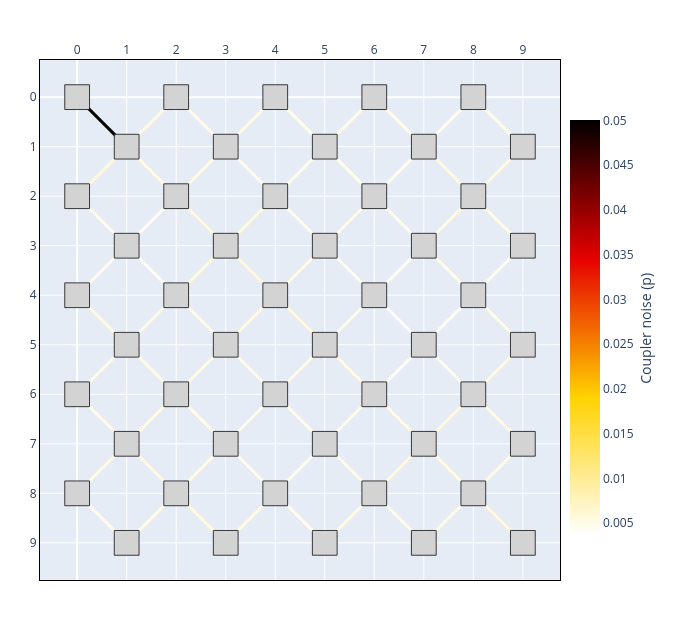

Notebook cell for this chart:
### Markdown cell above
`coupler_heatmap_style` makes the edges the subject rather than the context, greying the
qubits behind them. Below, the single defective coupler introduced above stands out
against a lattice whose edges are otherwise all near the 0.005 mean — the failure mode
that a purely per-qubit view cannot express at all.

The same conditionality governs the interactive bundle: `chip.show(interactive=True)`
gains its coupler entries — **“Coupler Noise”** here, and **“Qubit + Coupler”** introduced
below — only when the couplers are independent, so the dropdown never offers a view that
merely restates another.

### Code cell
chip.show(style=coupler_heatmap_style(chip))

### Figure 1 — Plotly figure (JSON) as saved in the notebook; plotly's stock layout.template omitted (floating-point values rounded to 4 significant figures; data arrays with more than 128 entries replaced by an {"elided": "..."} marker saying what was removed)
{"data": [{"hoverinfo": "text", "hovertext": {"elided": "131 str values"}, "marker": {"cmax": 0.05, "cmin": 0.003515, "color": {"elided": "131 mixed values"}, "colorbar": {"len": 0.8387, "title": {"side": "right", "text": "Coupler noise (p)"}, "x": 0.8387, "xanchor": "left", "y": 0.4839, "yanchor": "middle"}, "colorscale": [[0, "rgb(255,255,255)"], [0.3333, "rgb(255,210,0)"], [0.6667, "rgb(230,0,0)"], [1, "rgb(0,0,0)"]], "opacity": 0, "showscale": true, "size": 20}, "mode": "markers", "name": "qubits", "type": "scattergl", "x": {"elided": "131 float values"}, "y": {"elided": "131 float values"}}], "layout": {"height": 620, "margin": {"b": 40, "l": 40, "r": 40, "t": 60}, "shapes": [{"layer": "above", "line": {"color": "rgb(0, 0, 0)", "width": 3}, "opacity": 1, "type": "line", "x0": 0, "x1": 1, "y0": 0, "y1": 1}, {"layer": "above", "line": {"color": "rgb(255, 249, 219)", "width": 3}, "opacity": 1, "type": "line", "x0": 0, "x1": 1, "y0": 2, "y1": 1}, {"layer": "above", "line": {"color": "rgb(255, 252, 237)", "width": 3}, "opacity": 1, "type": "line", "x0": 0, "x1": 1, "y0": 2, "y1": 3}, {"layer": "above", "line": {"color": "rgb(255, 252, 239)", "width": 3}, "opacity": 1, "type": "line", "x0": 0, "x1": 1, "y0": 4, "y1": 3}, {"layer": "above", "line": {"color": "rgb(255, 249, 222)", "width": 3}, "opacity": 1, "type": "line", "x0": 0, "x1": 1, "y0": 4, "y1": 5}, {"layer": "above", "line": {"color": "rgb(255, 251, 230)", "width": 3}, "opacity": 1, "type": "line", "x0": 0, "x1": 1, "y0": 6, "y1": 5}, {"layer": "above", "line": {"color": "rgb(255, 251, 230)", "width": 3}, "opacity": 1, "type": "line", "x0": 0, "x1": 1, "y0": 6, "y1": 7}, {"layer": "above", "line": {"color": "rgb(255, 250, 229)", "width": 3}, "opacity": 1, "type": "line", "x0": 0, "x1": 1, "y0": 8, "y1": 7}, {"layer": "above", "line": {"color": "rgb(255, 251, 234)", "width": 3}, "opacity": 1, "type": "line", "x0": 0, "x1": 1, "y0": 8, "y1": 9}, {"layer": "above", "line": {"color": "rgb(255, 250, 227)", "width": 3}, "opacity": 1, "type": "line", "x0": 1, "x1": 2, "y0": 1, "y1": 0}, {"layer": "above", "line": {"color": "rgb(255, 250, 228)", "width": 3}, "opacity": 1, "type": "line", "x0": 1, "x1": 2, "y0": 1, "y1": 2}, {"layer": "above", "line": {"color": "rgb(255, 253, 246)", "width": 3}, "opacity": 1, "type": "line", "x0": 1, "x1": 2, "y0": 3, "y1": 2}, {"layer": "above", "line": {"color": "rgb(255, 253, 246)", "width": 3}, "opacity": 1, "type": "line", "x0": 1, "x1": 2, "y0": 3, "y1": 4}, {"layer": "above", "line": {"color": "rgb(255, 250, 229)", "width": 3}, "opacity": 1, "type": "line", "x0": 1, "x1": 2, "y0": 5, "y1": 4}, {"layer": "above", "line": {"color": "rgb(255, 250, 227)", "width": 3}, "opacity": 1, "type": "line", "x0": 1, "x1": 2, "y0": 5, "y1": 6}, {"layer": "above", "line": {"color": "rgb(255, 250, 227)", "width": 3}, "opacity": 1, "type": "line", "x0": 1, "x1": 2, "y0": 7, "y1": 6}, {"layer": "above", "line": {"color": "rgb(255, 250, 226)", "width": 3}, "opacity": 1, "type": "line", "x0": 1, "x1": 2, "y0": 7, "y1": 8}, {"layer": "above", "line": {"color": "rgb(255, 251, 231)", "width": 3}, "opacity": 1, "type": "line", "x0": 1, "x1": 2, "y0": 9, "y1": 8}, {"layer": "above", "line": {"color": "rgb(255, 251, 232)", "width": 3}, "opacity": 1, "type": "line", "x0": 2, "x1": 3, "y0": 0, "y1": 1}, {"layer": "above", "line": {"color": "rgb(255, 251, 233)", "width": 3}, "opacity": 1, "type": "line", "x0": 2, "x1": 3, "y0": 2, "y1": 1}, {"layer": "above", "line": {"color": "rgb(255, 249, 221)", "width": 3}, "opacity": 1, "type": "line", "x0": 2, "x1": 3, "y0": 2, "y1": 3}, {"layer": "above", "line": {"color": "rgb(255, 249, 221)", "width": 3}, "opacity": 1, "type": "line", "x0": 2, "x1": 3, "y0": 4, "y1": 3}, {"layer": "above", "line": {"color": "rgb(255, 251, 230)", "width": 3}, "opacity": 1, "type": "line", "x0": 2, "x1": 3, "y0": 4, "y1": 5}, {"layer": "above", "line": {"color": "rgb(255, 250, 227)", "width": 3}, "opacity": 1, "type": "line", "x0": 2, "x1": 3, "y0": 6, "y1": 5}, {"layer": "above", "line": {"color": "rgb(255, 251, 230)", "width": 3}, "opacity": 1, "type": "line", "x0": 2, "x1": 3, "y0": 6, "y1": 7}, {"layer": "above", "line": {"color": "rgb(255, 250, 229)", "width": 3}, "opacity": 1, "type": "line", "x0": 2, "x1": 3, "y0": 8, "y1": 7}, {"layer": "above", "line": {"color": "rgb(255, 249, 219)", "width": 3}, "opacity": 1, "type": "line", "x0": 2, "x1": 3, "y0": 8, "y1": 9}, {"layer": "above", "line": {"color": "rgb(255, 251, 234)", "width": 3}, "opacity": 1, "type": "line", "x0": 3, "x1": 4, "y0": 1, "y1": 0}, {"layer": "above", "line": {"color": "rgb(255, 251, 235)", "width": 3}, "opacity": 1, "type": "line", "x0": 3, "x1": 4, "y0": 1, "y1": 2}, {"layer": "above", "line": {"color": "rgb(255, 249, 223)", "width": 3}, "opacity": 1, "type": "line", "x0": 3, "x1": 4, "y0": 3, "y1": 2}, {"layer": "above", "line": {"color": "rgb(255, 248, 216)", "width": 3}, "opacity": 1, "type": "line", "x0": 3, "x1": 4, "y0": 3, "y1": 4}, {"layer": "above", "line": {"color": "rgb(255, 250, 225)", "width": 3}, "opacity": 1, "type": "line", "x0": 3, "x1": 4, "y0": 5, "y1": 4}, {"layer": "above", "line": {"color": "rgb(255, 251, 235)", "width": 3}, "opacity": 1, "type": "line", "x0": 3, "x1": 4, "y0": 5, "y1": 6}, {"layer": "above", "line": {"color": "rgb(255, 252, 237)", "width": 3}, "opacity": 1, "type": "line", "x0": 3, "x1": 4, "y0": 7, "y1": 6}, {"layer": "above", "line": {"color": "rgb(255, 252, 238)", "width": 3}, "opacity": 1, "type": "line", "x0": 3, "x1": 4, "y0": 7, "y1": 8}, {"layer": "above", "line": {"color": "rgb(255, 250, 228)", "width": 3}, "opacity": 1, "type": "line", "x0": 3, "x1": 4, "y0": 9, "y1": 8}, {"layer": "above", "line": {"color": "rgb(255, 251, 234)", "width": 3}, "opacity": 1, "type": "line", "x0": 4, "x1": 5, "y0": 0, "y1": 1}, {"layer": "above", "line": {"color": "rgb(255, 252, 235)", "width": 3}, "opacity": 1, "type": "line", "x0": 4, "x1": 5, "y0": 2, "y1": 1}, {"layer": "above", "line": {"color": "rgb(255, 252, 236)", "width": 3}, "opacity": 1, "type": "line", "x0": 4, "x1": 5, "y0": 2, "y1": 3}, {"layer": "above", "line": {"color": "rgb(255, 251, 230)", "width": 3}, "opacity": 1, "type": "line", "x0": 4, "x1": 5, "y0": 4, "y1": 3}, {"layer": "above", "line": {"color": "rgb(255, 249, 222)", "width": 3}, "opacity": 1, "type": "line", "x0": 4, "x1": 5, "y0": 4, "y1": 5}, {"layer": "above", "line": {"color": "rgb(255, 251, 232)", "width": 3}, "opacity": 1, "type": "line", "x0": 4, "x1": 5, "y0": 6, "y1": 5}, {"layer": "above", "line": {"color": "rgb(255, 252, 237)", "width": 3}, "opacity": 1, "type": "line", "x0": 4, "x1": 5, "y0": 6, "y1": 7}, {"layer": "above", "line": {"color": "rgb(255, 252, 238)", "width": 3}, "opacity": 1, "type": "line", "x0": 4, "x1": 5, "y0": 8, "y1": 7}, {"layer": "above", "line": {"color": "rgb(255, 252, 239)", "width": 3}, "opacity": 1, "type": "line", "x0": 4, "x1": 5, "y0": 8, "y1": 9}, {"layer": "above", "line": {"color": "rgb(255, 251, 230)", "width": 3}, "opacity": 1, "type": "line", "x0": 5, "x1": 6, "y0": 1, "y1": 0}, {"layer": "above", "line": {"color": "rgb(255, 251, 234)", "width": 3}, "opacity": 1, "type": "line", "x0": 5, "x1": 6, "y0": 1, "y1": 2}, {"layer": "above", "line": {"color": "rgb(255, 251, 234)", "width": 3}, "opacity": 1, "type": "line", "x0": 5, "x1": 6, "y0": 3, "y1": 2}, {"layer": "above", "line": {"color": "rgb(255, 253, 242)", "width": 3}, "opacity": 1, "type": "line", "x0": 5, "x1": 6, "y0": 3, "y1": 4}, {"layer": "above", "line": {"color": "rgb(255, 251, 235)", "width": 3}, "opacity": 1, "type": "line", "x0": 5, "x1": 6, "y0": 5, "y1": 4}, {"layer": "above", "line": {"color": "rgb(255, 250, 228)", "width": 3}, "opacity": 1, "type": "line", "x0": 5, "x1": 6, "y0": 5, "y1": 6}, {"layer": "above", "line": {"color": "rgb(255, 251, 233)", "width": 3}, "opacity": 1, "type": "line", "x0": 5, "x1": 6, "y0": 7, "y1": 6}, {"layer": "above", "line": {"color": "rgb(255, 250, 226)", "width": 3}, "opacity": 1, "type": "line", "x0": 5, "x1": 6, "y0": 7, "y1": 8}, {"layer": "above", "line": {"color": "rgb(255, 250, 228)", "width": 3}, "opacity": 1, "type": "line", "x0": 5, "x1": 6, "y0": 9, "y1": 8}, {"layer": "above", "line": {"color": "rgb(255, 251, 235)", "width": 3}, "opacity": 1, "type": "line", "x0": 6, "x1": 7, "y0": 0, "y1": 1}, {"layer": "above", "line": {"color": "rgb(255, 252, 238)", "width": 3}, "opacity": 1, "type": "line", "x0": 6, "x1": 7, "y0": 2, "y1": 1}, {"layer": "above", "line": {"color": "rgb(255, 252, 236)", "width": 3}, "opacity": 1, "type": "line", "x0": 6, "x1": 7, "y0": 2, "y1": 3}, {"layer": "above", "line": {"color": "rgb(255, 253, 243)", "width": 3}, "opacity": 1, "type": "line", "x0": 6, "x1": 7, "y0": 4, "y1": 3}, {"layer": "above", "line": {"color": "rgb(255, 255, 255)", "width": 3}, "opacity": 1, "type": "line", "x0": 6, "x1": 7, "y0": 4, "y1": 5}, {"layer": "above", "line": {"color": "rgb(255, 254, 248)", "width": 3}, "opacity": 1, "type": "line", "x0": 6, "x1": 7, "y0": 6, "y1": 5}, {"layer": "above", "line": {"color": "rgb(255, 251, 230)", "width": 3}, "opacity": 1, "type": "line", "x0": 6, "x1": 7, "y0": 6, "y1": 7}, {"layer": "above", "line": {"color": "rgb(255, 249, 223)", "width": 3}, "opacity": 1, "type": "line", "x0": 6, "x1": 7, "y0": 8, "y1": 7}, {"layer": "above", "line": {"color": "rgb(255, 251, 233)", "width": 3}, "opacity": 1, "type": "line", "x0": 6, "x1": 7, "y0": 8, "y1": 9}, {"layer": "above", "line": {"color": "rgb(255, 252, 238)", "width": 3}, "opacity": 1, "type": "line", "x0": 7, "x1": 8, "y0": 1, "y1": 0}, {"layer": "above", "line": {"color": "rgb(255, 250, 229)", "width": 3}, "opacity": 1, "type": "line", "x0": 7, "x1": 8, "y0": 1, "y1": 2}, {"layer": "above", "line": {"color": "rgb(255, 250, 226)", "width": 3}, "opacity": 1, "type": "line", "x0": 7, "x1": 8, "y0": 3, "y1": 2}, {"layer": "above", "line": {"color": "rgb(255, 251, 232)", "width": 3}, "opacity": 1, "type": "line", "x0": 7, "x1": 8, "y0": 3, "y1": 4}, {"layer": "above", "line": {"color": "rgb(255, 253, 244)", "width": 3}, "opacity": 1, "type": "line", "x0": 7, "x1": 8, "y0": 5, "y1": 4}, {"layer": "above", "line": {"color": "rgb(255, 252, 239)", "width": 3}, "opacity": 1, "type": "line", "x0": 7, "x1": 8, "y0": 5, "y1": 6}, {"layer": "above", "line": {"color": "rgb(255, 249, 221)", "width": 3}, "opacity": 1, "type": "line", "x0": 7, "x1": 8, "y0": 7, "y1": 6}, {"layer": "above", "line": {"color": "rgb(255, 250, 224)", "width": 3}, "opacity": 1, "type": "line", "x0": 7, "x1": 8, "y0": 7, "y1": 8}, {"layer": "above", "line": {"color": "rgb(255, 251, 234)", "width": 3}, "opacity": 1, "type": "line", "x0": 7, "x1": 8, "y0": 9, "y1": 8}, {"layer": "above", "line": {"color": "rgb(255, 251, 230)", "width": 3}, "opacity": 1, "type": "line", "x0": 8, "x1": 9, "y0": 0, "y1": 1}, {"layer": "above", "line": {"color": "rgb(255, 249, 222)", "width": 3}, "opacity": 1, "type": "line", "x0": 8, "x1": 9, "y0": 2, "y1": 1}, {"layer": "above", "line": {"color": "rgb(255, 251, 231)", "width": 3}, "opacity": 1, "type": "line", "x0": 8, "x1": 9, "y0": 2, "y1": 3}, {"layer": "above", "line": {"color": "rgb(255, 252, 237)", "width": 3}, "opacity": 1, "type": "line", "x0": 8, "x1": 9, "y0": 4, "y1": 3}, {"layer": "above", "line": {"color": "rgb(255, 251, 230)", "width": 3}, "opacity": 1, "type": "line", "x0": 8, "x1": 9, "y0": 4, "y1": 5}, {"layer": "above", "line": {"color": "rgb(255, 250, 225)", "width": 3}, "opacity": 1, "type": "line", "x0": 8, "x1": 9, "y0": 6, "y1": 5}, {"layer": "above", "line": {"color": "rgb(255, 250, 225)", "width": 3}, "opacity": 1, "type": "line", "x0": 8, "x1": 9, "y0": 6, "y1": 7}, {"layer": "above", "line": {"color": "rgb(255, 250, 229)", "width": 3}, "opacity": 1, "type": "line", "x0": 8, "x1": 9, "y0": 8, "y1": 7}, {"layer": "above", "line": {"color": "rgb(255, 249, 223)", "width": 3}, "opacity": 1, "type": "line", "x0": 8, "x1": 9, "y0": 8, "y1": 9}, {"fillcolor": "lightgray", "layer": "above", "line": {"color": "black", "width": 0.75}, "opacity": 1, "type": "rect", "x0": -0.25, "x1": 0.25, "y0": -0.25, "y1": 0.25}, {"fillcolor": "lightgray", "layer": "above", "line": {"color": "black", "width": 0.75}, "opacity": 1, "type": "rect", "x0": -0.25, "x1": 0.25, "y0": 1.75, "y1": 2.25}, {"fillcolor": "lightgray", "layer": "above", "line": {"color": "black", "width": 0.75}, "opacity": 1, "type": "rect", "x0": -0.25, "x1": 0.25, "y0": 3.75, "y1": 4.25}, {"fillcolor": "lightgray", "layer": "above", "line": {"color": "black", "width": 0.75}, "opacity": 1, "type": "rect", "x0": -0.25, "x1": 0.25, "y0": 5.75, "y1": 6.25}, {"fillcolor": "lightgray", "layer": "above", "line": {"color": "black", "width": 0.75}, "opacity": 1, "type": "rect", "x0": -0.25, "x1": 0.25, "y0": 7.75, "y1": 8.25}, {"fillcolor": "lightgray", "layer": "above", "line": {"color": "black", "width": 0.75}, "opacity": 1, "type": "rect", "x0": 0.75, "x1": 1.25, "y0": 0.75, "y1": 1.25}, {"fillcolor": "lightgray", "layer": "above", "line": {"color": "black", "width": 0.75}, "opacity": 1, "type": "rect", "x0": 0.75, "x1": 1.25, "y0": 2.75, "y1": 3.25}, {"fillcolor": "lightgray", "layer": "above", "line": {"color": "black", "width": 0.75}, "opacity": 1, "type": "rect", "x0": 0.75, "x1": 1.25, "y0": 4.75, "y1": 5.25}, {"fillcolor": "lightgray", "layer": "above", "line": {"color": "black", "width": 0.75}, "opacity": 1, "type": "rect", "x0": 0.75, "x1": 1.25, "y0": 6.75, "y1": 7.25}, {"fillcolor": "lightgray", "layer": "above", "line": {"color": "black", "width": 0.75}, "opacity": 1, "type": "rect", "x0": 0.75, "x1": 1.25, "y0": 8.75, "y1": 9.25}, {"fillcolor": "lightgray", "layer": "above", "line": {"color": "black", "width": 0.75}, "opacity": 1, "type": "rect", "x0": 1.75, "x1": 2.25, "y0": -0.25, "y1": 0.25}, {"fillcolor": "lightgray", "layer": "above", "line": {"color": "black", "width": 0.75}, "opacity": 1, "type": "rect", "x0": 1.75, "x1": 2.25, "y0": 1.75, "y1": 2.25}, {"fillcolor": "lightgray", "layer": "above", "line": {"color": "black", "width": 0.75}, "opacity": 1, "type": "rect", "x0": 1.75, "x1": 2.25, "y0": 3.75, "y1": 4.25}, {"fillcolor": "lightgray", "layer": "above", "line": {"color": "black", "width": 0.75}, "opacity": 1, "type": "rect", "x0": 1.75, "x1": 2.25, "y0": 5.75, "y1": 6.25}, {"fillcolor": "lightgray", "layer": "above", "line": {"color": "black", "width": 0.75}, "opacity": 1, "type": "rect", "x0": 1.75, "x1": 2.25, "y0": 7.75, "y1": 8.25}, {"fillcolor": "lightgray", "layer": "above", "line": {"color": "black", "width": 0.75}, "opacity": 1, "type": "rect", "x0": 2.75, "x1": 3.25, "y0": 0.75, "y1": 1.25}, {"fillcolor": "lightgray", "layer": "above", "line": {"color": "black", "width": 0.75}, "opacity": 1, "type": "rect", "x0": 2.75, "x1": 3.25, "y0": 2.75, "y1": 3.25}, {"fillcolor": "lightgray", "layer": "above", "line": {"color": "black", "width": 0.75}, "opacity": 1, "type": "rect", "x0": 2.75, "x1": 3.25, "y0": 4.75, "y1": 5.25}, {"fillcolor": "lightgray", "layer": "above", "line": {"color": "black", "width": 0.75}, "opacity": 1, "type": "rect", "x0": 2.75, "x1": 3.25, "y0": 6.75, "y1": 7.25}, {"fillcolor": "lightgray", "layer": "above", "line": {"color": "black", "width": 0.75}, "opacity": 1, "type": "rect", "x0": 2.75, "x1": 3.25, "y0": 8.75, "y1": 9.25}, {"fillcolor": "lightgray", "layer": "above", "line": {"color": "black", "width": 0.75}, "opacity": 1, "type": "rect", "x0": 3.75, "x1": 4.25, "y0": -0.25, "y1": 0.25}, {"fillcolor": "lightgray", "layer": "above", "line": {"color": "black", "width": 0.75}, "opacity": 1, "type": "rect", "x0": 3.75, "x1": 4.25, "y0": 1.75, "y1": 2.25}, {"fillcolor": "lightgray", "layer": "above", "line": {"color": "black", "width": 0.75}, "opacity": 1, "type": "rect", "x0": 3.75, "x1": 4.25, "y0": 3.75, "y1": 4.25}, {"fillcolor": "lightgray", "layer": "above", "line": {"color": "black", "width": 0.75}, "opacity": 1, "type": "rect", "x0": 3.75, "x1": 4.25, "y0": 5.75, "y1": 6.25}, {"fillcolor": "lightgray", "layer": "above", "line": {"color": "black", "width": 0.75}, "opacity": 1, "type": "rect", "x0": 3.75, "x1": 4.25, "y0": 7.75, "y1": 8.25}, {"fillcolor": "lightgray", "layer": "above", "line": {"color": "black", "width": 0.75}, "opacity": 1, "type": "rect", "x0": 4.75, "x1": 5.25, "y0": 0.75, "y1": 1.25}, {"fillcolor": "lightgray", "layer": "above", "line": {"color": "black", "width": 0.75}, "opacity": 1, "type": "rect", "x0": 4.75, "x1": 5.25, "y0": 2.75, "y1": 3.25}, {"fillcolor": "lightgray", "layer": "above", "line": {"color": "black", "width": 0.75}, "opacity": 1, "type": "rect", "x0": 4.75, "x1": 5.25, "y0": 4.75, "y1": 5.25}, {"fillcolor": "lightgray", "layer": "above", "line": {"color": "black", "width": 0.75}, "opacity": 1, "type": "rect", "x0": 4.75, "x1": 5.25, "y0": 6.75, "y1": 7.25}, {"fillcolor": "lightgray", "layer": "above", "line": {"color": "black", "width": 0.75}, "opacity": 1, "type": "rect", "x0": 4.75, "x1": 5.25, "y0": 8.75, "y1": 9.25}, {"fillcolor": "lightgray", "layer": "above", "line": {"color": "black", "width": 0.75}, "opacity": 1, "type": "rect", "x0": 5.75, "x1": 6.25, "y0": -0.25, "y1": 0.25}, {"fillcolor": "lightgray", "layer": "above", "line": {"color": "black", "width": 0.75}, "opacity": 1, "type": "rect", "x0": 5.75, "x1": 6.25, "y0": 1.75, "y1": 2.25}, {"fillcolor": "lightgray", "layer": "above", "line": {"color": "black", "width": 0.75}, "opacity": 1, "type": "rect", "x0": 5.75, "x1": 6.25, "y0": 3.75, "y1": 4.25}, {"fillcolor": "lightgray", "layer": "above", "line": {"color": "black", "width": 0.75}, "opacity": 1, "type": "rect", "x0": 5.75, "x1": 6.25, "y0": 5.75, "y1": 6.25}, {"fillcolor": "lightgray", "layer": "above", "line": {"color": "black", "width": 0.75}, "opacity": 1, "type": "rect", "x0": 5.75, "x1": 6.25, "y0": 7.75, "y1": 8.25}, {"fillcolor": "lightgray", "layer": "above", "line": {"color": "black", "width": 0.75}, "opacity": 1, "type": "rect", "x0": 6.75, "x1": 7.25, "y0": 0.75, "y1": 1.25}, {"fillcolor": "lightgray", "layer": "above", "line": {"color": "black", "width": 0.75}, "opacity": 1, "type": "rect", "x0": 6.75, "x1": 7.25, "y0": 2.75, "y1": 3.25}, {"fillcolor": "lightgray", "layer": "above", "line": {"color": "black", "width": 0.75}, "opacity": 1, "type": "rect", "x0": 6.75, "x1": 7.25, "y0": 4.75, "y1": 5.25}, {"fillcolor": "lightgray", "layer": "above", "line": {"color": "black", "width": 0.75}, "opacity": 1, "type": "rect", "x0": 6.75, "x1": 7.25, "y0": 6.75, "y1": 7.25}, {"fillcolor": "lightgray", "layer": "above", "line": {"color": "black", "width": 0.75}, "opacity": 1, "type": "rect", "x0": 6.75, "x1": 7.25, "y0": 8.75, "y1": 9.25}, {"fillcolor": "lightgray", "layer": "above", "line": {"color": "black", "width": 0.75}, "opacity": 1, "type": "rect", "x0": 7.75, "x1": 8.25, "y0": -0.25, "y1": 0.25}, {"fillcolor": "lightgray", "layer": "above", "line": {"color": "black", "width": 0.75}, "opacity": 1, "type": "rect", "x0": 7.75, "x1": 8.25, "y0": 1.75, "y1": 2.25}, {"fillcolor": "lightgray", "layer": "above", "line": {"color": "black", "width": 0.75}, "opacity": 1, "type": "rect", "x0": 7.75, "x1": 8.25, "y0": 3.75, "y1": 4.25}, {"fillcolor": "lightgray", "layer": "above", "line": {"color": "black", "width": 0.75}, "opacity": 1, "type": "rect", "x0": 7.75, "x1": 8.25, "y0": 5.75, "y1": 6.25}, {"fillcolor": "lightgray", "layer": "above", "line": {"color": "black", "width": 0.75}, "opacity": 1, "type": "rect", "x0": 7.75, "x1": 8.25, "y0": 7.75, "y1": 8.25}, {"fillcolor": "lightgray", "layer": "above", "line": {"color": "black", "width": 0.75}, "opacity": 1, "type": "rect", "x0": 8.75, "x1": 9.25, "y0": 0.75, "y1": 1.25}, {"fillcolor": "lightgray", "layer": "above", "line": {"color": "black", "width": 0.75}, "opacity": 1, "type": "rect", "x0": 8.75, "x1": 9.25, "y0": 2.75, "y1": 3.25}, {"fillcolor": "lightgray", "layer": "above", "line": {"color": "black", "width": 0.75}, "opacity": 1, "type": "rect", "x0": 8.75, "x1": 9.25, "y0": 4.75, "y1": 5.25}, {"fillcolor": "lightgray", "layer": "above", "line": {"color": "black", "width": 0.75}, "opacity": 1, "type": "rect", "x0": 8.75, "x1": 9.25, "y0": 6.75, "y1": 7.25}, {"fillcolor": "lightgray", "layer": "above", "line": {"color": "black", "width": 0.75}, "opacity": 1, "type": "rect", "x0": 8.75, "x1": 9.25, "y0": 8.75, "y1": 9.25}], "showlegend": false, "width": 700, "xaxis": {"domain": [0, 0.8387], "dtick": 1, "linecolor": "black", "linewidth": 1, "mirror": true, "range": [-0.75, 9.75], "showgrid": true, "showline": true, "side": "top", "zeroline": true}, "yaxis": {"dtick": 1, "linecolor": "black", "linewidth": 1, "mirror": true, "range": [9.75, -0.75], "scaleanchor": "x", "scaleratio": 1, "showgrid": true, "showline": true, "zeroline": true}}}
